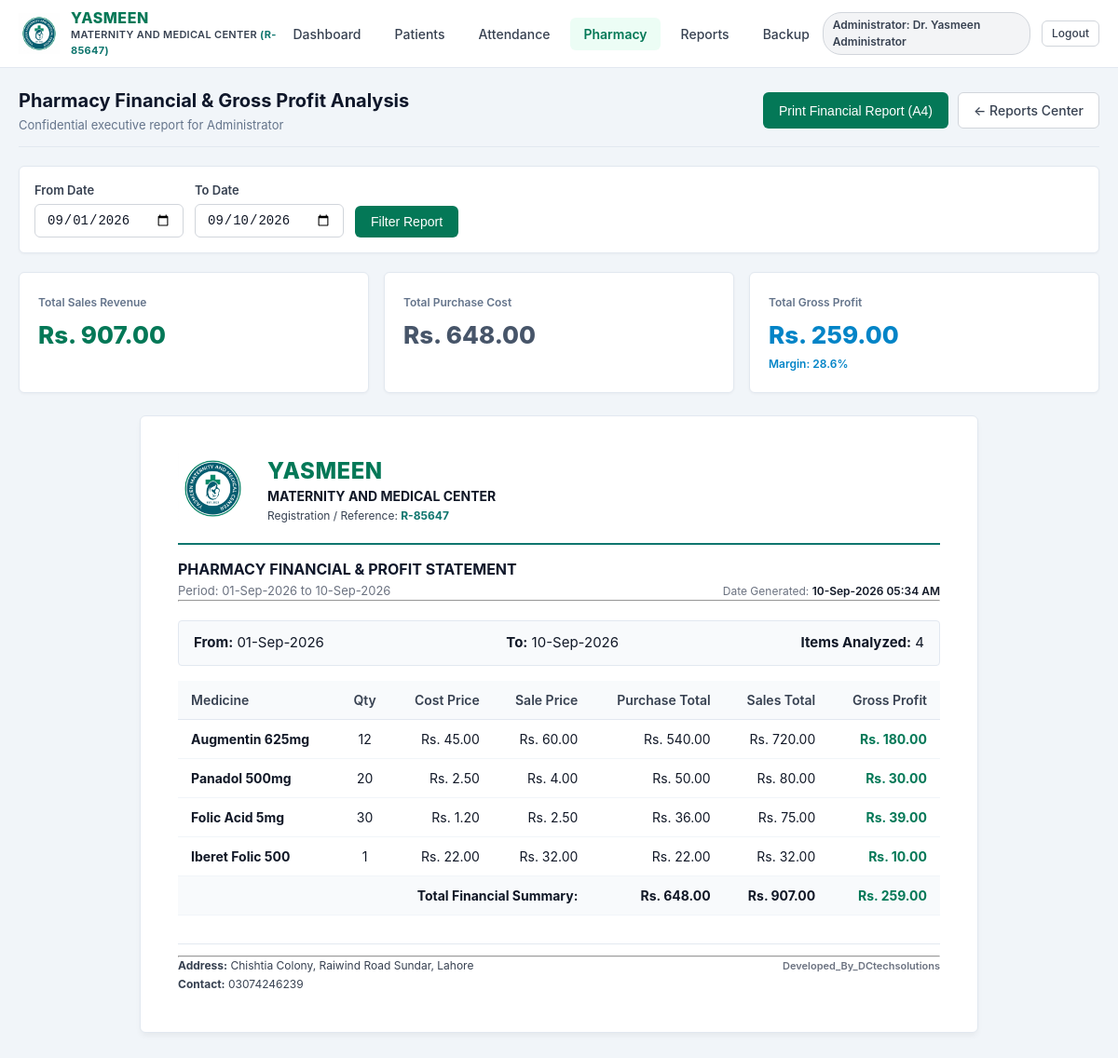
The page /index.php?route=pharmacy_financial (signed in) on the database its author committed.
### tables this page shows
CREATE TABLE `medicines` (
  `id` int(11) NOT NULL AUTO_INCREMENT,
  `medicine_name` varchar(150) NOT NULL,
  `generic_name` varchar(150) DEFAULT NULL,
  `unit` varchar(50) NOT NULL DEFAULT 'Tablets',
  `min_stock_alert` int(11) NOT NULL DEFAULT 15,
  `status` enum('active','inactive') NOT NULL DEFAULT 'active',
  `created_at` timestamp NULL DEFAULT current_timestamp(),
  `updated_at` timestamp NULL DEFAULT current_timestamp() ON UPDATE current_timestamp(),
  PRIMARY KEY (`id`),
  KEY `idx_medicines_name` (`medicine_name`),
  KEY `idx_medicines_status` (`status`)
);

### app/models/PharmacySale.php (called while the page is built, shortened)
<?php
class PharmacySale {
    public static function getFinancialReport(string $startDate = '', string $endDate = ''): array {
        $db = Database::getConnection();
        $conditions = [];
        $params = [];
        if (!empty($startDate)) {
            $conditions[] = "s.sale_date >= ?";
            $params[] = $startDate;
        }
        if (!empty($endDate)) {
            $conditions[] = "s.sale_date <= ?";
            $params[] = $endDate;
        }
        $whereClause = !empty($conditions) ? "WHERE " . implode(" AND ", $conditions) : "";
        $sql = "
            SELECT
                m.id as medicine_id,
                m.medicine_name,
                m.unit,
                SUM(psi.quantity) as total_quantity,
                SUM(psi.quantity) as quantity_sold,
                AVG(psi.unit_purchase_price) as avg_purchase_price,
                AVG(psi.unit_purchase_price) as cost_price,
                AVG(psi.unit_selling_price) as avg_selling_price,
                AVG(psi.unit_selling_price) as sale_price,
                SUM(psi.quantity * psi.unit_purchase_price) as total_purchase_cost,
                SUM(psi.quantity * psi.unit_purchase_price) as total_cost,
                SUM(psi.subtotal) as total_sales,
                SUM(psi.gross_profit) as total_gross_profit,
                SUM(psi.gross_profit) as gross_profit
            FROM pharmacy_sale_items psi
            INNER JOIN pharmacy_sales s ON psi.sale_id = s.id
            INNER JOIN medicines m ON psi.medicine_id = m.id
            {$whereClause}
            GROUP BY m.id, m.medicine_name, m.unit
            ORDER BY total_sales DESC
        ";
        $stmt = $db->prepare($sql);
        $stmt->execute($params);
        $items = $stmt->fetchAll();
        $totalSales = 0;
        $totalCost = 0;
        $totalProfit = 0;
        foreach ($items as $it) {
            $totalSales += (float)($it['total_sales'] ?? 0);
            $totalCost += (float)($it['total_purchase_cost'] ?? 0);
            $totalProfit += (float)($it['total_gross_profit'] ?? 0);
        }
        return [
            'summary' => [
                'total_sales' => $totalSales,
                'total_cost' => $totalCost,
                'total_profit' => $totalProfit
            ],
            'items' => $items
        ];
    }
}

### views/pharmacy/financial.php (the view, shortened to what this page needs)
<?php
$startDate = $_GET['start_date'] ?? date('Y-m-01');
$endDate = $_GET['end_date'] ?? date('Y-m-d');
?>
<!DOCTYPE html>
<html lang="en">
<head>
    <link rel="stylesheet" href="<?php echo BASE_URL; ?>assets/css/style.css">
    <link rel="stylesheet" href="<?php echo BASE_URL; ?>assets/css/print.css">
</head>
<body>
    <?php require __DIR__ . '/../partials/navbar.php'; ?>
    <main class="main-container">
        <div class="page-header no-print">
            <div>
                <h1 class="page-title">Pharmacy Financial & Gross Profit Analysis</h1>
                <p style="color: #64748b; font-size: 13px; margin-top: 2px;">Confidential executive report for Administrator</p>
            </div>
            <div class="page-actions">
                <button onclick="window.print();" class="btn btn-primary">Print Financial Report (A4)</button>
                <a href="<?php echo BASE_URL; ?>index.php?route=reports" class="btn btn-secondary">&larr; Reports Center</a>
            </div>
        </div>
        <div class="card no-print" style="padding: 16px; margin-bottom: 20px;">
            <form action="<?php echo BASE_URL; ?>index.php" method="GET" style="display: flex; gap: 12px; align-items: flex-end; flex-wrap: wrap;">
                <div class="form-group" style="min-width: 160px;">
                    <label class="form-label" for="start_date">From Date</label>
                    <input type="date" id="start_date" name="start_date" class="form-control" value="<?php echo htmlspecialchars($startDate); ?>" required>
                </div>
                <div class="form-group" style="min-width: 160px;">
                    <label class="form-label" for="end_date">To Date</label>
                    <input type="date" id="end_date" name="end_date" class="form-control" value="<?php echo htmlspecialchars($endDate); ?>" required>
                </div>
                <button type="submit" class="btn btn-primary">Filter Report</button>
            </form>
        </div>
        <div class="no-print" style="display: grid; grid-template-columns: repeat(auto-fit, minmax(220px, 1fr)); gap: 16px; margin-bottom: 24px;">
            <div class="card" style="margin-bottom: 0;">
                <span style="font-size: 12px; color: #64748b; font-weight: 600;">Total Sales Revenue</span>
                <div style="font-size: 26px; font-weight: 800; color: #047857; margin-top: 4px;">
                    Rs. <?php echo number_format($reportData['summary']['total_sales'], 2); ?>
                </div>
            </div>
            <div class="card" style="margin-bottom: 0;">
                <span style="font-size: 12px; color: #64748b; font-weight: 600;">Total Purchase Cost</span>
                <div style="font-size: 26px; font-weight: 800; color: #475569; margin-top: 4px;">
                    Rs. <?php echo number_format($reportData['summary']['total_cost'], 2); ?>
                </div>
            </div>
            <div class="card" style="margin-bottom: 0;">
                <span style="font-size: 12px; color: #64748b; font-weight: 600;">Total Gross Profit</span>
                <div style="font-size: 26px; font-weight: 800; color: #0284c7; margin-top: 4px;">
                    Rs. <?php echo number_format($reportData['summary']['total_profit'], 2); ?>
                </div>
                <span style="font-size: 12px; color: #0284c7; font-weight: 600;">
                    Margin: <?php echo $reportData['summary']['total_sales'] > 0 ? round(($reportData['summary']['total_profit'] / $reportData['summary']['total_sales']) * 100, 1) : 0; ?>%
                </span>
            </div>
        </div>
        <div class="report-paper">
            <?php
                require __DIR__ . '/../partials/report_header.php';
            ?>
            <div style="margin: 16px 0; padding: 12px 16px; background: #f8fafc; border: 1px solid #e2e8f0; border-radius: 4px; display: flex; justify-content: space-between;">
                <div><strong>From:</strong> <?php echo date('d-M-Y', strtotime($startDate)); ?></div>
                <div><strong>To:</strong> <?php echo date('d-M-Y', strtotime($endDate)); ?></div>
                <div><strong>Items Analyzed:</strong> <?php echo count($reportData['items']); ?></div>
            </div>
            <table class="report-table data-table" style="width: 100%; margin-top: 14px;">
                <thead>
                    <tr>
                        <th>Medicine</th>
                        <th style="text-align: center;">Qty</th>
                        <th style="text-align: right;">Cost Price</th>
                        <th style="text-align: right;">Sale Price</th>
                        <th style="text-align: right;">Purchase Total</th>
                        <th style="text-align: right;">Sales Total</th>
                        <th style="text-align: right;">Gross Profit</th>
                    </tr>
                </thead>
                <tbody>
                    <?php if (empty($reportData['items'])): ?>
                        <tr>
                            <td colspan="7" style="text-align: center; padding: 24px; color: #64748b;">
                                No sales recorded during this date period.
                            </td>
                        </tr>
                    <?php else: ?>
                        <?php foreach ($reportData['items'] as $item): ?>
                            <tr>
                                <td><strong><?php echo htmlspecialchars($item['medicine_name']); ?></strong></td>
                                <td style="text-align: center;"><?php echo $item['quantity_sold']; ?></td>
                                <td style="text-align: right;">Rs. <?php echo number_format($item['cost_price'], 2); ?></td>
                                <td style="text-align: right;">Rs. <?php echo number_format($item['sale_price'], 2); ?></td>
                                <td style="text-align: right;">Rs. <?php echo number_format($item['total_cost'], 2); ?></td>
                                <td style="text-align: right;">Rs. <?php echo number_format($item['total_sales'], 2); ?></td>
                                <td style="text-align: right;"><strong style="color: #047857;">Rs. <?php echo number_format($item['gross_profit'], 2); ?></strong></td>
                            </tr>
                        <?php endforeach; ?>
                        <tfoot>
                            <tr style="font-weight: bold; background: #f8fafc;">
                                <td colspan="4" style="text-align: right;">Total Financial Summary:</td>
                                <td style="text-align: right;">Rs. <?php echo number_format($reportData['summary']['total_cost'], 2); ?></td>
                                <td style="text-align: right;">Rs. <?php echo number_format($reportData['summary']['total_sales'], 2); ?></td>
                                <td style="text-align: right; color: #047857; font-size: 14px;">Rs. <?php echo number_format($reportData['summary']['total_profit'], 2); ?></td>
                            </tr>
                        </tfoot>
                    <?php endif; ?>
                </tbody>
            </table>
            <?php require __DIR__ . '/../partials/report_footer.php'; ?>
        </div>
    </main>
</body>
</html>

### rows shown on the page
medicines: medicine_name "Augmentin 625mg", quantity_sold "12", cost_price "45.00", sale_price "60.00", total_cost "540.00", total_sales "720.00", gross_profit "180.00"
medicines: medicine_name "Panadol 500mg", quantity_sold "20", cost_price "2.50", sale_price "4.00", total_cost "50.00", total_sales "80.00", gross_profit "30.00"
medicines: medicine_name "Folic Acid 5mg", quantity_sold "30", cost_price "1.20", sale_price "2.50", total_cost "36.00", total_sales "75.00", gross_profit "39.00"
medicines: medicine_name "Iberet Folic 500", quantity_sold "1", cost_price "22.00", sale_price "32.00", total_cost "22.00", total_sales "32.00", gross_profit "10.00"

### other values the page prints
$userRole "Administrator"
$userName "Dr. Yasmeen Administrator"
$reportData['summary']['total_sales'] "907.00"
$reportData['summary']['total_cost'] "648.00"
$reportData['summary']['total_profit'] "259.00"
$reportTitle "PHARMACY FINANCIAL & PROFIT STATEMENT"
$reportSubTitle "Period: 01-Sep-2026 to 10-Sep-2026"
count($reportData['items']) "4"
